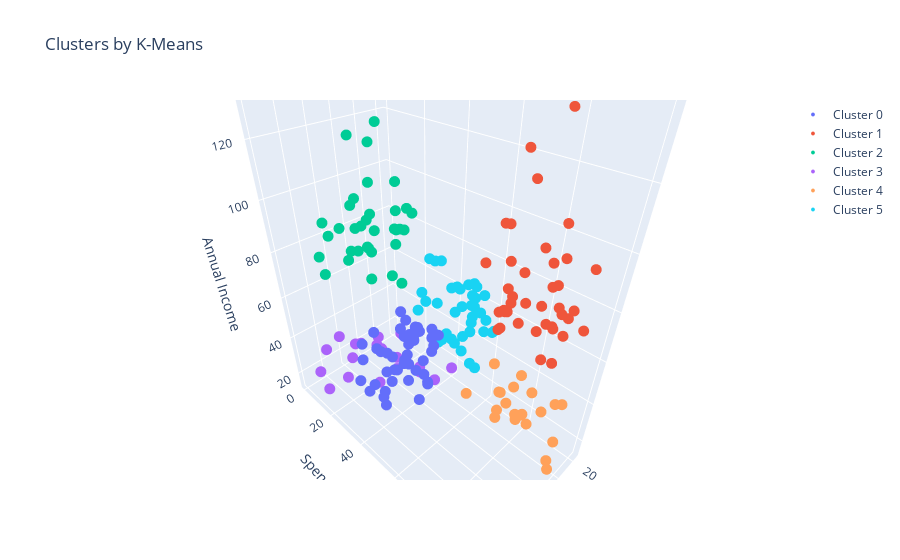

The notebook cell saved with this chart:
### Code cell
# Plotly interactive 3D plot

trace0 = tracer(KM6_clustered, 0, 'Cluster 0')
trace1 = tracer(KM6_clustered, 1, 'Cluster 1')
trace2 = tracer(KM6_clustered, 2, 'Cluster 2')
trace3 = tracer(KM6_clustered, 3, 'Cluster 3')
trace4 = tracer(KM6_clustered, 4, 'Cluster 4')
trace5 = tracer(KM6_clustered, 5, 'Cluster 5')

data = [trace0, trace1, trace2, trace3, trace4, trace5]

layout = go.Layout(
    title = 'Clusters by K-Means',
    scene = dict(
            xaxis = dict(title = 'Age'),
            yaxis = dict(title = 'Spending Score'),
            zaxis = dict(title = 'Annual Income')
        )
)

fig = go.Figure(data=data, layout=layout)
py.offline.iplot(fig)

### Figure 1 — Plotly figure (JSON) as saved in the notebook; plotly's stock layout.template omitted (floating-point values rounded to 4 significant figures)
{"data": [{"marker": {"size": 3.8}, "mode": "markers", "name": "Cluster 0", "type": "scatter3d", "x": [65, 50, 49, 59, 50, 47, 51, 69, 53, 70, 67, 54, 63, 43, 68, 70, 47, 60, 60, 59, 45, 49, 57, 67, 46, 48, 55, 50, 68, 48, 47, 48, 49, 67, 49, 66, 54, 68, 66, 65, 63, 49, 51, 50], "y": [35, 55, 52, 60, 45, 41, 50, 46, 46, 56, 52, 59, 51, 50, 48, 55, 42, 49, 56, 47, 53, 42, 51, 41, 44, 46, 58, 46, 55, 49, 47, 42, 48, 59, 56, 50, 46, 43, 48, 52, 43, 59, 43, 57], "z": [38, 40, 42, 43, 43, 43, 44, 44, 46, 46, 47, 47, 48, 48, 48, 49, 49, 50, 50, 54, 54, 54, 54, 54, 54, 54, 57, 58, 59, 60, 60, 61, 62, 62, 62, 63, 63, 63, 63, 63, 65, 65, 67, 67]}, {"marker": {"size": 3.8}, "mode": "markers", "name": "Cluster 1", "type": "scatter3d", "x": [39, 31, 40, 38, 39, 31, 29, 32, 35, 32, 32, 28, 32, 34, 39, 38, 27, 30, 30, 29, 31, 36, 33, 32, 28, 36, 30, 27, 35, 32, 29, 30, 28, 36, 32, 38, 35, 32, 30], "y": [91, 77, 95, 75, 75, 71, 88, 73, 72, 93, 87, 97, 74, 90, 88, 76, 89, 78, 73, 83, 93, 75, 95, 63, 75, 92, 86, 69, 90, 86, 88, 97, 68, 85, 69, 91, 79, 74, 83], "z": [69, 70, 71, 71, 71, 72, 73, 73, 74, 75, 76, 77, 77, 78, 78, 78, 78, 78, 78, 79, 81, 85, 86, 87, 87, 87, 88, 88, 93, 97, 98, 99, 101, 103, 103, 113, 120, 126, 137]}, {"marker": {"size": 3.8}, "mode": "markers", "name": "Cluster 2", "type": "scatter3d", "x": [43, 59, 47, 20, 44, 19, 57, 25, 48, 34, 43, 44, 47, 37, 34, 56, 19, 50, 42, 36, 40, 36, 52, 58, 59, 37, 46, 41, 54, 41, 34, 33, 47, 45, 32], "y": [35, 11, 9, 5, 7, 10, 5, 12, 36, 22, 17, 20, 16, 1, 1, 35, 5, 26, 20, 27, 13, 10, 13, 15, 14, 32, 15, 39, 24, 17, 23, 8, 16, 28, 18], "z": [71, 71, 71, 73, 73, 74, 75, 77, 77, 78, 78, 78, 78, 78, 78, 79, 81, 85, 86, 87, 87, 87, 88, 88, 93, 97, 98, 99, 101, 103, 103, 113, 120, 126, 137]}, {"marker": {"size": 3.8}, "mode": "markers", "name": "Cluster 3", "type": "scatter3d", "x": [19, 20, 31, 35, 64, 67, 58, 37, 35, 52, 35, 46, 54, 45, 40, 60, 53, 49, 42, 36, 48, 49], "y": [39, 6, 40, 6, 3, 14, 15, 13, 35, 29, 35, 5, 14, 32, 31, 4, 4, 14, 17, 26, 36, 28], "z": [15, 16, 17, 18, 19, 19, 20, 20, 21, 23, 24, 25, 28, 28, 29, 30, 33, 33, 34, 37, 39, 39]}, {"marker": {"size": 3.8}, "mode": "markers", "name": "Cluster 4", "type": "scatter3d", "x": [21, 23, 22, 23, 30, 35, 24, 22, 20, 35, 25, 31, 29, 35, 23, 21, 18, 21, 30, 20, 24, 24], "y": [81, 77, 76, 94, 72, 99, 77, 79, 66, 98, 73, 73, 82, 61, 87, 73, 92, 81, 73, 75, 92, 65], "z": [15, 16, 17, 18, 19, 19, 20, 20, 21, 23, 24, 25, 28, 28, 29, 30, 33, 33, 34, 37, 38, 39]}, {"marker": {"size": 3.8}, "mode": "markers", "name": "Cluster 5", "type": "scatter3d", "x": [31, 27, 29, 31, 33, 31, 27, 19, 18, 19, 32, 26, 40, 23, 38, 21, 22, 34, 18, 40, 32, 24, 27, 20, 23, 26, 21, 19, 38, 19, 18, 19, 27, 38, 40, 23, 25, 28], "y": [61, 47, 42, 42, 60, 54, 51, 55, 59, 59, 47, 54, 48, 52, 55, 57, 55, 60, 41, 40, 42, 52, 50, 49, 41, 55, 42, 54, 42, 46, 48, 50, 56, 40, 58, 29, 34, 40], "z": [39, 40, 40, 40, 42, 43, 46, 46, 48, 48, 48, 54, 54, 54, 54, 54, 57, 58, 59, 60, 60, 60, 60, 61, 62, 62, 62, 63, 64, 64, 65, 65, 67, 67, 69, 70, 72, 76]}], "layout": {"autosize": true, "scene": {"aspectmode": "auto", "aspectratio": {"x": 0.6093, "y": 1.148, "z": 1.429}, "camera": {"center": {"x": 0, "y": 0, "z": 0}, "eye": {"x": 0.9624, "y": 0.9624, "z": 0.9624}, "projection": {"type": "perspective"}, "up": {"x": 0, "y": 0, "z": 1}}, "xaxis": {"title": {"text": "Age"}, "type": "linear"}, "yaxis": {"title": {"text": "Spending Score"}, "type": "linear"}, "zaxis": {"title": {"text": "Annual Income"}, "type": "linear"}}, "title": {"text": "Clusters by K-Means"}}}
